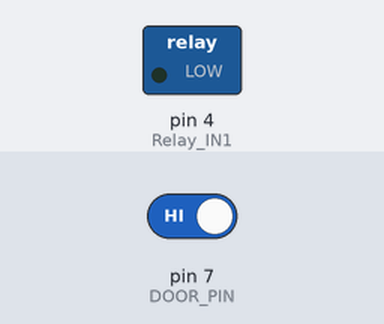
Bench run of a sketch on a simulated Arduino Uno, built with avr-gcc and run on an emulated ATmega328P. Shown: switched loads named in the sketch (green lamp = pin HIGH). The inputs (shaded band) are chosen by the test bench; at power-on: pin 7 (DOOR_PIN) HIGH.

Above: at 1.2 s.
1.3 s: pin 7 (DOOR_PIN) driven LOW
At 1.6 s:
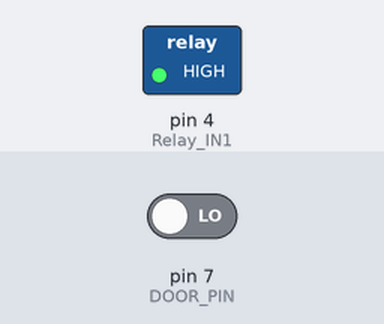
2.8 s: pin 7 (DOOR_PIN) driven HIGH
At 4.0 s:
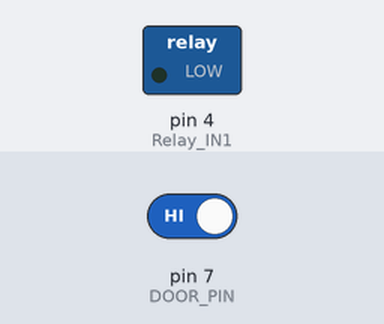
Timing chart, 0 to 5.8 s (numbered marks = the images above; inputs shaded):
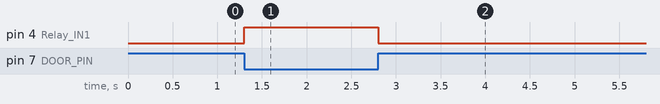

The sketch:

Relay_Door.ino
```cpp
#define Relay_IN1 4
#define DOOR_PIN 7

void setup() {
  Serial.begin(9600);
  pinMode(DOOR_PIN, INPUT_PULLUP);
  pinMode(Relay_IN1, OUTPUT);
}

void loop() {
  int doorValue = digitalRead(DOOR_PIN);
  if(doorValue == 1) {
    digitalWrite(Relay_IN1, LOW);
  }
  else {
    digitalWrite(Relay_IN1, HIGH);
  }

}
```

Measured:
- after the input at 1.3 s, pin 4 (Relay_IN1): LOW → HIGH at once
- after the input at 2.8 s, pin 4 (Relay_IN1): HIGH → LOW at once
